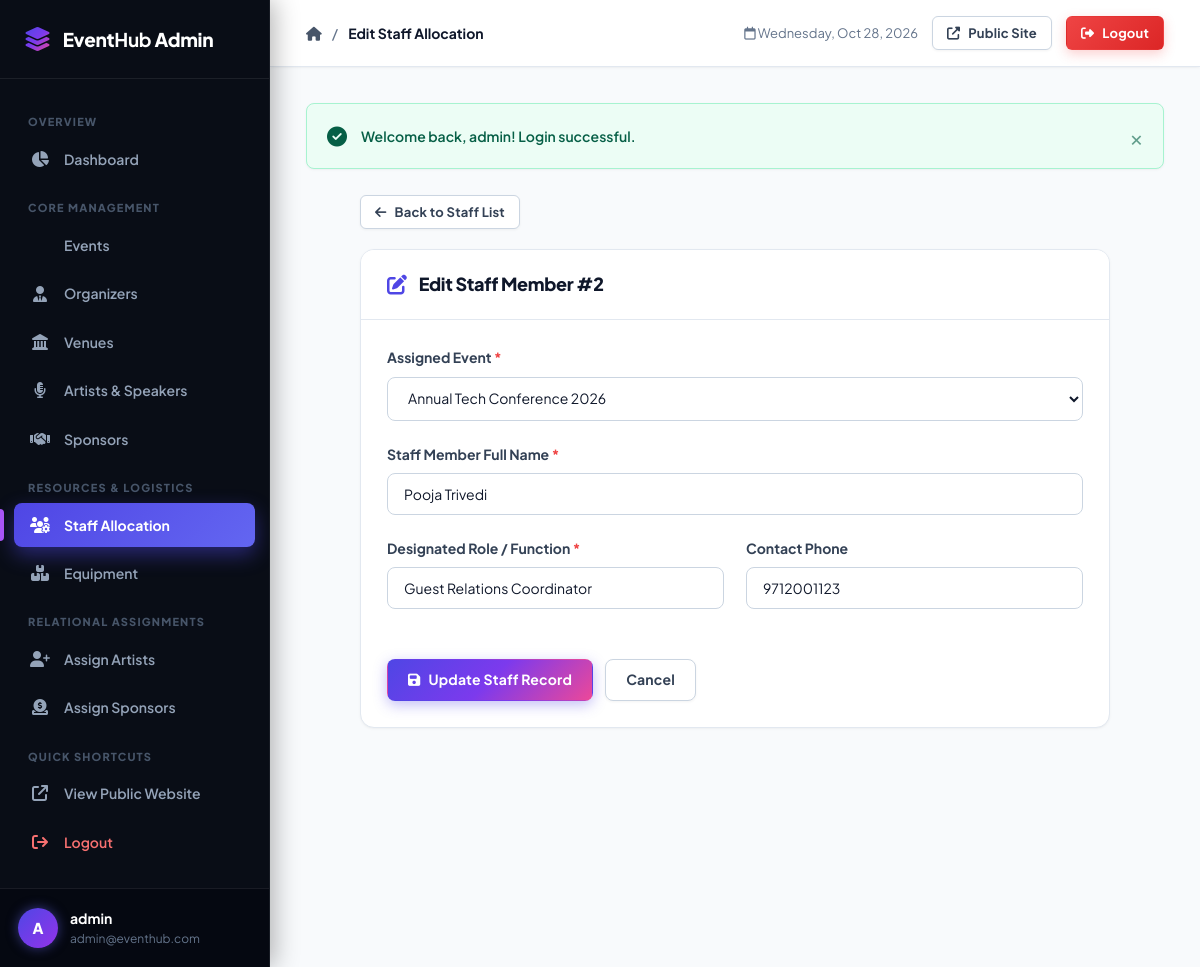
The page /admin/staff/edit.php?id=2 (signed in) on the database its author committed.
### tables this page shows
CREATE TABLE `staff` (
    `staff_id` INT AUTO_INCREMENT PRIMARY KEY,
    `staff_name` VARCHAR(100) NOT NULL,
    `role` VARCHAR(50) NOT NULL,
    `phone` VARCHAR(15) DEFAULT NULL,
    `event_id` INT NOT NULL,
    CONSTRAINT `fk_staff_event` FOREIGN KEY (`event_id`) REFERENCES `event` (`event_id`) ON DELETE CASCADE ON UPDATE CASCADE
);

CREATE TABLE `event` (
    `event_id` INT AUTO_INCREMENT PRIMARY KEY,
    `event_name` VARCHAR(100) NOT NULL,
    `event_description` TEXT DEFAULT NULL,
    `event_date` DATE NOT NULL,
    `event_time` TIME NOT NULL,
    `organizer_id` INT NOT NULL,
    `venue_id` INT NOT NULL,
    `status` VARCHAR(20) NOT NULL DEFAULT 'Upcoming',
    CONSTRAINT `chk_event_status` CHECK (`status` IN ('Upcoming', 'Ongoing', 'Completed', 'Cancelled')),
    CONSTRAINT `fk_event_organizer` FOREIGN KEY (`organizer_id`) REFERENCES `organizer` (`organizer_id`) ON DELETE RESTRICT ON UPDATE CASCADE,
    CONSTRAINT `fk_event_venue` FOREIGN KEY (`venue_id`) REFERENCES `venue` (`venue_id`) ON DELETE RESTRICT ON UPDATE CASCADE
);

### admin/staff/edit.php (the view, shortened to what this page needs)
<?php
require_once __DIR__ . '/../../includes/auth.php';
$errors = [];
$id = filter_input(INPUT_GET, 'id', FILTER_VALIDATE_INT);
try {
    $stmt = $pdo->prepare("SELECT * FROM staff WHERE staff_id = ?");
    $stmt->execute([$id]);
    $staff = $stmt->fetch();
    $events = $pdo->query("SELECT event_id, event_name FROM event ORDER BY event_date ASC")->fetchAll();
} catch (PDOException $e) {
    die("Database error: " . htmlspecialchars($e->getMessage()));
}
$staff_name = $staff['staff_name'];
$role = $staff['role'];
$phone = $staff['phone'];
$event_id = $staff['event_id'];
require_once __DIR__ . '/../../includes/admin_header.php';
?>
<div style="max-width: 750px; margin: 0 auto;">
    <div style="margin-bottom: 20px;">
        <a href="<?= url('admin/staff/index.php') ?>" class="btn btn-secondary btn-sm">
            <i class="fas fa-arrow-left"></i> Back to Staff List
        </a>
    </div>
    <div class="card">
        <div class="card-header">
            <div class="card-title">
                <i class="fas fa-edit"></i> Edit Staff Member #<?= $staff['staff_id'] ?>
            </div>
        </div>
        <div class="card-body">
            <form action="<?= url('admin/staff/edit.php?id=' . $id) ?>" method="POST" class="needs-validation" novalidate>
                <div class="form-group">
                    <label for="event_id" class="form-label">Assigned Event <span class="required">*</span></label>
                    <select id="event_id" name="event_id" class="form-control <?= isset($errors['event_id']) ? 'is-invalid' : '' ?>" required>
                        <?php foreach ($events as $ev): ?>
                            <option value="<?= $ev['event_id'] ?>" <?= (string)$event_id === (string)$ev['event_id'] ? 'selected' : '' ?>>
                                <?= sanitize($ev['event_name']) ?>
                            </option>
                        <?php endforeach; ?>
                    </select>
                </div>
                <div class="form-group">
                    <label for="staff_name" class="form-label">Staff Member Full Name <span class="required">*</span></label>
                    <input type="text" id="staff_name" name="staff_name"
                           class="form-control <?= isset($errors['staff_name']) ? 'is-invalid' : '' ?>"
                           value="<?= sanitize($staff_name) ?>" required>
                </div>
                <div class="form-row">
                    <div class="form-group">
                        <label for="role" class="form-label">Designated Role / Function <span class="required">*</span></label>
                        <input type="text" id="role" name="role"
                               class="form-control <?= isset($errors['role']) ? 'is-invalid' : '' ?>"
                               value="<?= sanitize($role) ?>" required>
                    </div>
                    <div class="form-group">
                        <label for="phone" class="form-label">Contact Phone</label>
                        <input type="text" id="phone" name="phone"
                               class="form-control <?= isset($errors['phone']) ? 'is-invalid' : '' ?>"
                               value="<?= sanitize($phone) ?>">
                    </div>
                </div>
                <div style="display: flex; gap: 12px; margin-top: 28px;">
                    <button type="submit" class="btn btn-primary">
                        <i class="fas fa-save"></i> Update Staff Record
                    </button>
                    <a href="<?= url('admin/staff/index.php') ?>" class="btn btn-secondary">Cancel</a>
                </div>
            </form>
        </div>
    </div>
</div>
<?php require_once __DIR__ . '/../../includes/admin_footer.php'; ?>

### assets/css/style.css (style rules this page uses)
:root { --primary: #4f46e5; --primary-gradient: linear-gradient(135deg, #4f46e5 0%, #7c3aed 50%, #ec4899 100%); --primary-hover: #4338ca; --primary-light: #e0e7ff; --secondary: #64748b; --success: #10b981; --success-light: #d1fae5; --danger: #ef4444; --danger-light: #fee2e2; --warning: #f59e0b; --warning-light: #fef3c7; --info: #0ea5e9; --info-light: #e0f2fe; --sidebar-bg: #090d16; --sidebar-surface: #111827; --sidebar-hover: #1f293d; --sidebar-active: linear-gradient(135deg, #4f46e5 0%, #6366f1 100%); --sidebar-text: #94a3b8; --sidebar-text-active: #ffffff; --bg-body: #f8fafc; --bg-card: #ffffff; --text-main: #0f172a; --text-muted: #64748b; --border-color: #e2e8f0; --border-hover: #cbd5e1; --radius-sm: 8px; --radius-md: 14px; --radius-lg: 20px; --radius-full: 9999px; --shadow-sm: 0 1px 3px 0 rgba(0, 0, 0, 0.04), 0 1px 2px -1px rgba(0, 0, 0, 0.04); --shadow-md: 0 4px 6px -1px rgba(0, 0, 0, 0.06), 0 2px 4px -2px rgba(0, 0, 0, 0.04); --shadow-lg: 0 12px 24px -4px rgba(15, 23, 42, 0.08), 0 4px 6px -2px rgba(15, 23, 42, 0.03); --shadow-glow: 0 10px 25px -3px rgba(79, 70, 229, 0.35); --transition: all 0.25s cubic-bezier(0.4, 0, 0.2, 1); }
* { margin: 0; padding: 0; box-sizing: border-box; font-family: 'Plus Jakarta Sans', -apple-system, BlinkMacSystemFont, "Segoe UI", Roboto, sans-serif; }
body { background-color: var(--bg-body); color: var(--text-main); line-height: 1.6; min-height: 100vh; -webkit-font-smoothing: antialiased; }
a { color: var(--primary); text-decoration: none; transition: var(--transition); }
.btn { display: inline-flex; align-items: center; justify-content: center; gap: 8px; padding: 10px 20px; font-size: 14px; font-weight: 700; border-radius: var(--radius-sm); border: 1px solid transparent; cursor: pointer; transition: var(--transition); text-decoration: none; line-height: 1.4; letter-spacing: 0.2px; }
.btn-primary { background: var(--primary-gradient); color: #ffffff; box-shadow: 0 4px 14px 0 rgba(79, 70, 229, 0.35); }
.btn-secondary { background: #ffffff; color: #334155; border-color: #cbd5e1; box-shadow: 0 1px 3px rgba(0, 0, 0, 0.05); }
.btn-sm { padding: 7px 14px; font-size: 13px; border-radius: 6px; }
.card { background: #ffffff; border-radius: var(--radius-md); border: 1px solid var(--border-color); box-shadow: var(--shadow-sm); margin-bottom: 28px; overflow: hidden; transition: var(--transition); }
.card-header { padding: 20px 26px; border-bottom: 1px solid var(--border-color); display: flex; justify-content: space-between; align-items: center; background: #ffffff; }
.card-title { font-size: 18px; font-weight: 800; color: #0f172a; display: flex; align-items: center; gap: 12px; letter-spacing: -0.3px; }
.card-title i { color: var(--primary); font-size: 20px; }
.card-body { padding: 26px; }
.form-group { margin-bottom: 22px; }
.form-row { display: grid; grid-template-columns: repeat(auto-fit, minmax(280px, 1fr)); gap: 22px; }
.form-label { display: block; margin-bottom: 8px; font-size: 14px; font-weight: 700; color: #334155; }
.form-label .required { color: var(--danger); }
.form-control { width: 100%; padding: 11px 16px; font-size: 14px; border: 1px solid #cbd5e1; border-radius: var(--radius-sm); background-color: #ffffff; color: #0f172a; transition: var(--transition); }

### rows shown on the page
staff: staff_id "2", event_id "Annual Tech Conference 2026", staff_name "Pooja Trivedi", role "Guest Relations Coordinator", phone "9712001123"

### other values the page prints
substr($_SESSION['admin_username'] ?? 'A', 0, 1) "A"
$_SESSION['admin_username'] "admin"
$_SESSION['admin_email'] "admin@eventhub.com"
$pageTitle "Edit Staff Allocation"
$message "Welcome back, admin! Login successful."
